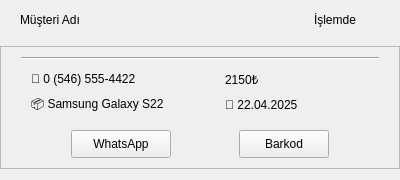
            <widget class="QWidget" name="card" native="true">
             <property name="enabled">
              <bool>true</bool>
             </property>
             <property name="minimumSize">
              <size>
               <width>400</width>
               <height>180</height>
              </size>
             </property>
             <property name="maximumSize">
              <size>
               <width>400</width>
               <height>180</height>
              </size>
             </property>
             <property name="styleSheet">
              <string notr="true"/>
             </property>
             <property name="card" stdset="0">
              <string>main</string>
             </property>
             <layout class="QVBoxLayout" name="verticalLayout_6">
              <property name="leftMargin">
               <number>0</number>
              </property>
              <property name="topMargin">
               <number>0</number>
              </property>
              <property name="rightMargin">
               <number>0</number>
              </property>
              <item>
               <widget class="QWidget" name="cardHeader" native="true">
                <property name="minimumSize">
                 <size>
                  <width>0</width>
                  <height>40</height>
                 </size>
                </property>
                <property name="maximumSize">
                 <size>
                  <width>16777215</width>
                  <height>40</height>
                 </size>
                </property>
                <property name="styleSheet">
                 <string notr="true"/>
                </property>
                <property name="card" stdset="0">
                 <string>header</string>
                </property>
                <layout class="QHBoxLayout" name="horizontalLayout_9">
                 <property name="leftMargin">
                  <number>20</number>
                 </property>
                 <property name="topMargin">
                  <number>0</number>
                 </property>
                 <property name="rightMargin">
                  <number>20</number>
                 </property>
                 <property name="bottomMargin">
                  <number>0</number>
                 </property>
                 <item>
                  <widget class="QLabel" name="cardHeaderLabel">
                   <property name="styleSheet">
                    <string notr="true"/>
                   </property>
                   <property name="text">
                    <string>Müşteri Adı</string>
                   </property>
                   <property name="card" stdset="0">
                    <string>headerLabel</string>
                   </property>
                  </widget>
                 </item>
                 <item>
                  <spacer name="cardHeaderSpacer">
                   <property name="orientation">
                    <enum>Qt::Orientation::Horizontal</enum>
                   </property>
                   <property name="sizeHint" stdset="0">
                    <size>
                     <width>13</width>
                     <height>20</height>
                    </size>
                   </property>
                  </spacer>
                 </item>
                 <item>
                  <widget class="QLabel" name="cardHeaderStatus">
                   <property name="minimumSize">
                    <size>
                     <width>90</width>
                     <height>20</height>
                    </size>
                   </property>
                   <property name="maximumSize">
                    <size>
                     <width>90</width>
                     <height>20</height>
                    </size>
                   </property>
                   <property name="styleSheet">
                    <string notr="true"/>
                   </property>
                   <property name="text">
                    <string>İşlemde</string>
                   </property>
                   <property name="alignment">
                    <set>Qt::AlignmentFlag::AlignCenter</set>
                   </property>
                   <property name="card" stdset="0">
                    <string>customerStatus</string>
                   </property>
                  </widget>
                 </item>
                </layout>
               </widget>
              </item>
              <item>
               <widget class="QFrame" name="cardContent">
                <property name="styleSheet">
                 <string notr="true"/>
                </property>
                <property name="frameShape">
                 <enum>QFrame::Shape::StyledPanel</enum>
                </property>
                <property name="frameShadow">
                 <enum>QFrame::Shadow::Raised</enum>
                </property>
                <property name="card" stdset="0">
                 <string>content</string>
                </property>
                <layout class="QVBoxLayout" name="verticalLayout_7">
                 <property name="spacing">
                  <number>4</number>
                 </property>
                 <property name="leftMargin">
                  <number>20</number>
                 </property>
                 <property name="topMargin">
                  <number>10</number>
                 </property>
                 <property name="rightMargin">
                  <number>20</number>
                 </property>
                 <property name="bottomMargin">
                  <number>4</number>
                 </property>
                 <item>
                  <widget class="Line" name="cardSeperator">
                   <property name="styleSheet">
                    <string notr="true"/>
                   </property>
                   <property name="orientation">
                    <enum>Qt::Orientation::Horizontal</enum>
                   </property>
                   <property name="card" stdset="0">
                    <string>seperator</string>
                   </property>
                  </widget>
                 </item>
                 <item>
                  <layout class="QGridLayout" name="cardGrid">
                   <property name="leftMargin">
                    <number>10</number>
                   </property>
                   <property name="topMargin">
                    <number>4</number>
                   </property>
                   <property name="bottomMargin">
                    <number>0</number>
                   </property>
                   <property name="horizontalSpacing">
                    <number>40</number>
                   </property>
                   <property name="verticalSpacing">
                    <number>4</number>
                   </property>
                   <item row="1" column="0">
                    <widget class="QLabel" name="cardProduct">
                     <property name="text">
                      <string>📦 Samsung Galaxy S22</string>
                     </property>
                     <property name="card" stdset="0">
                      <string>label</string>
                     </property>
                    </widget>
                   </item>
                   <item row="0" column="0">
                    <widget class="QLabel" name="cardPhone">
                     <property name="text">
                      <string>📱 0 (546) 555-4422</string>
                     </property>
                     <property name="card" stdset="0">
                      <string>label</string>
                     </property>
                    </widget>
                   </item>
                   <item row="1" column="1">
                    <widget class="QLabel" name="cardDate">
                     <property name="text">
                      <string>📅 22.04.2025</string>
                     </property>
                     <property name="card" stdset="0">
                      <string>label</string>
                     </property>
                    </widget>
                   </item>
                   <item row="0" column="1">
                    <widget class="QLabel" name="cardPrice">
                     <property name="text">
                      <string>2150₺</string>
                     </property>
                     <property name="card" stdset="0">
                      <string>label</string>
                     </property>
                     <property name="content" stdset="0">
                      <string>price</string>
                     </property>
                    </widget>
                   </item>
                  </layout>
                 </item>
                 <item>
                  <layout class="QHBoxLayout" name="cardButtonsLayout">
                   <property name="leftMargin">
                    <number>50</number>
                   </property>
                   <property name="topMargin">
                    <number>10</number>
                   </property>
                   <property name="rightMargin">
                    <number>50</number>
                   </property>
                   <property name="bottomMargin">
                    <number>6</number>
                   </property>
                   <item>
                    <widget class="QPushButton" name="cardButtonsWhatsapp">
                     <property name="minimumSize">
                      <size>
                       <width>100</width>
                       <height>28</height>
                      </size>
                     </property>
                     <property name="maximumSize">
                      <size>
                       <width>100</width>
                       <height>28</height>
                      </size>
                     </property>
                     <property name="styleSheet">
                      <string notr="true"/>
                     </property>
                     <property name="text">
                      <string>WhatsApp</string>
                     </property>
                     <property name="card" stdset="0">
                      <string>whatsApp</string>
                     </property>
                    </widget>
                   </item>
                   <item>
                    <spacer name="cardButtonsSpacer">
                     <property name="orientation">
                      <enum>Qt::Orientation::Horizontal</enum>
                     </property>
                     <property name="sizeHint" stdset="0">
                      <size>
                       <width>40</width>
                       <height>20</height>
                      </size>
                     </property>
                    </spacer>
                   </item>
                   <item>
                    <widget class="QPushButton" name="cardButtonsBarcode">
                     <property name="minimumSize">
                      <size>
                       <width>90</width>
                       <height>28</height>
                      </size>
                     </property>
                     <property name="maximumSize">
                      <size>
                       <width>90</width>
                       <height>28</height>
                      </size>
                     </property>
                     <property name="styleSheet">
                      <string notr="true"/>
                     </property>
                     <property name="text">
                      <string>Barkod</string>
                     </property>
                     <property name="card" stdset="0">
                      <string>print</string>
                     </property>
                    </widget>
                   </item>
                  </layout>
                 </item>
                </layout>
               </widget>
              </item>
             </layout>
            </widget>
